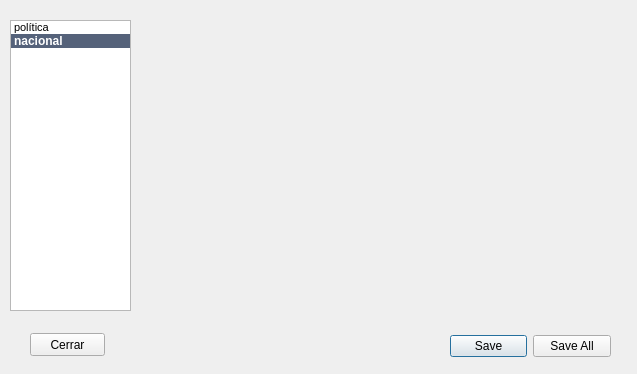
<?xml version="1.0" encoding="UTF-8"?>
<ui version="4.0">
 <class>Dialog</class>
 <widget class="QDialog" name="Dialog">
  <property name="geometry">
   <rect>
    <x>0</x>
    <y>0</y>
    <width>637</width>
    <height>374</height>
   </rect>
  </property>
  <property name="windowTitle">
   <string>Visualización reportes</string>
  </property>
  <widget class="QDialogButtonBox" name="buttonBox">
   <property name="geometry">
    <rect>
     <x>450</x>
     <y>330</y>
     <width>161</width>
     <height>32</height>
    </rect>
   </property>
   <property name="orientation">
    <enum>Qt::Horizontal</enum>
   </property>
   <property name="standardButtons">
    <set>QDialogButtonBox::Save|QDialogButtonBox::SaveAll</set>
   </property>
  </widget>
  <widget class="QLabel" name="label">
   <property name="geometry">
    <rect>
     <x>140</x>
     <y>20</y>
     <width>481</width>
     <height>291</height>
    </rect>
   </property>
   <property name="text">
    <string/>
   </property>
   <property name="pixmap">
    <pixmap>grafico_nacional.png</pixmap>
   </property>
  </widget>
  <widget class="QListWidget" name="listWidget">
   <property name="geometry">
    <rect>
     <x>10</x>
     <y>20</y>
     <width>121</width>
     <height>291</height>
    </rect>
   </property>
   <item>
    <property name="text">
     <string>política</string>
    </property>
    <property name="font">
     <font>
      <pointsize>8</pointsize>
      <weight>50</weight>
      <bold>false</bold>
     </font>
    </property>
    <property name="background">
     <brush brushstyle="NoBrush">
      <color alpha="255">
       <red>0</red>
       <green>0</green>
       <blue>0</blue>
      </color>
     </brush>
    </property>
    <property name="foreground">
     <brush brushstyle="NoBrush">
      <color alpha="255">
       <red>0</red>
       <green>0</green>
       <blue>0</blue>
      </color>
     </brush>
    </property>
   </item>
   <item>
    <property name="text">
     <string>nacional</string>
    </property>
    <property name="font">
     <font>
      <weight>75</weight>
      <bold>true</bold>
     </font>
    </property>
    <property name="background">
     <brush brushstyle="SolidPattern">
      <color alpha="255">
       <red>85</red>
       <green>98</green>
       <blue>122</blue>
      </color>
     </brush>
    </property>
    <property name="foreground">
     <brush brushstyle="SolidPattern">
      <color alpha="255">
       <red>255</red>
       <green>255</green>
       <blue>255</blue>
      </color>
     </brush>
    </property>
   </item>
  </widget>
  <widget class="QPushButton" name="pushButton">
   <property name="geometry">
    <rect>
     <x>30</x>
     <y>333</y>
     <width>75</width>
     <height>23</height>
    </rect>
   </property>
   <property name="text">
    <string>Cerrar</string>
   </property>
  </widget>
 </widget>
 <resources/>
 <connections>
  <connection>
   <sender>buttonBox</sender>
   <signal>accepted()</signal>
   <receiver>Dialog</receiver>
   <slot>accept()</slot>
   <hints>
    <hint type="sourcelabel">
     <x>248</x>
     <y>254</y>
    </hint>
    <hint type="destinationlabel">
     <x>157</x>
     <y>274</y>
    </hint>
   </hints>
  </connection>
  <connection>
   <sender>buttonBox</sender>
   <signal>rejected()</signal>
   <receiver>Dialog</receiver>
   <slot>reject()</slot>
   <hints>
    <hint type="sourcelabel">
     <x>316</x>
     <y>260</y>
    </hint>
    <hint type="destinationlabel">
     <x>286</x>
     <y>274</y>
    </hint>
   </hints>
  </connection>
 </connections>
</ui>
